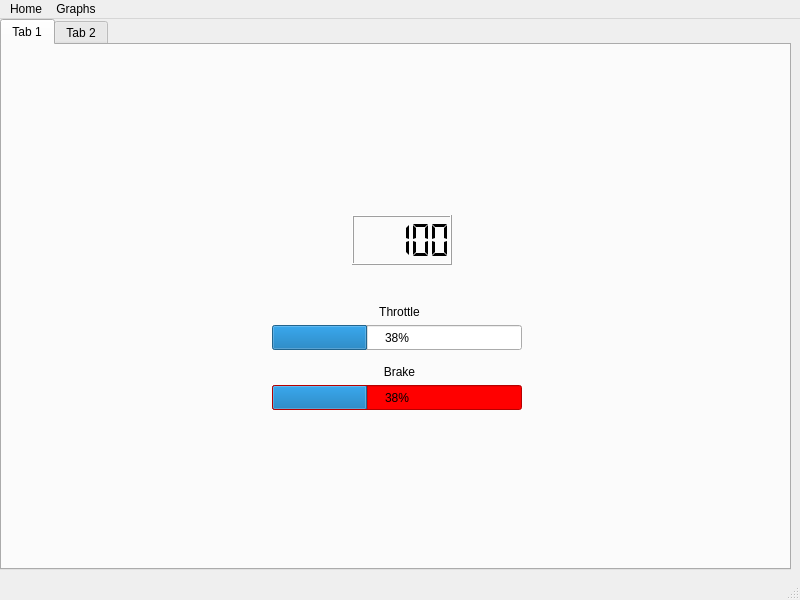
<?xml version="1.0" encoding="UTF-8"?>
<ui version="4.0">
 <class>MainWindow</class>
 <widget class="QMainWindow" name="MainWindow">
  <property name="enabled">
   <bool>true</bool>
  </property>
  <property name="geometry">
   <rect>
    <x>0</x>
    <y>0</y>
    <width>800</width>
    <height>600</height>
   </rect>
  </property>
  <property name="minimumSize">
   <size>
    <width>800</width>
    <height>600</height>
   </size>
  </property>
  <property name="maximumSize">
   <size>
    <width>800</width>
    <height>600</height>
   </size>
  </property>
  <property name="windowTitle">
   <string>MainWindow</string>
  </property>
  <widget class="QWidget" name="centralwidget">
   <widget class="QTabWidget" name="tabWidget">
    <property name="geometry">
     <rect>
      <x>0</x>
      <y>0</y>
      <width>791</width>
      <height>551</height>
     </rect>
    </property>
    <property name="currentIndex">
     <number>0</number>
    </property>
    <widget class="QWidget" name="MainTab">
     <attribute name="title">
      <string>Tab 1</string>
     </attribute>
     <widget class="QLCDNumber" name="speed">
      <property name="geometry">
       <rect>
        <x>350</x>
        <y>170</y>
        <width>100</width>
        <height>50</height>
       </rect>
      </property>
      <property name="layoutDirection">
       <enum>Qt::LeftToRight</enum>
      </property>
      <property name="smallDecimalPoint">
       <bool>false</bool>
      </property>
      <property name="mode">
       <enum>QLCDNumber::Dec</enum>
      </property>
      <property name="segmentStyle">
       <enum>QLCDNumber::Flat</enum>
      </property>
      <property name="value" stdset="0">
       <double>100.000000000000000</double>
      </property>
     </widget>
     <widget class="QProgressBar" name="brakeBar">
      <property name="geometry">
       <rect>
        <x>270</x>
        <y>340</y>
        <width>250</width>
        <height>25</height>
       </rect>
      </property>
      <property name="palette">
       <palette>
        <active>
         <colorrole role="Button">
          <brush brushstyle="SolidPattern">
           <color alpha="255">
            <red>255</red>
            <green>0</green>
            <blue>0</blue>
           </color>
          </brush>
         </colorrole>
         <colorrole role="Base">
          <brush brushstyle="SolidPattern">
           <color alpha="255">
            <red>255</red>
            <green>0</green>
            <blue>0</blue>
           </color>
          </brush>
         </colorrole>
         <colorrole role="Window">
          <brush brushstyle="SolidPattern">
           <color alpha="255">
            <red>255</red>
            <green>0</green>
            <blue>0</blue>
           </color>
          </brush>
         </colorrole>
         <colorrole role="NoRole">
          <brush brushstyle="SolidPattern">
           <color alpha="255">
            <red>255</red>
            <green>0</green>
            <blue>0</blue>
           </color>
          </brush>
         </colorrole>
        </active>
        <inactive>
         <colorrole role="Button">
          <brush brushstyle="SolidPattern">
           <color alpha="255">
            <red>255</red>
            <green>0</green>
            <blue>0</blue>
           </color>
          </brush>
         </colorrole>
         <colorrole role="Base">
          <brush brushstyle="SolidPattern">
           <color alpha="255">
            <red>255</red>
            <green>0</green>
            <blue>0</blue>
           </color>
          </brush>
         </colorrole>
         <colorrole role="Window">
          <brush brushstyle="SolidPattern">
           <color alpha="255">
            <red>255</red>
            <green>0</green>
            <blue>0</blue>
           </color>
          </brush>
         </colorrole>
         <colorrole role="NoRole">
          <brush brushstyle="SolidPattern">
           <color alpha="255">
            <red>255</red>
            <green>0</green>
            <blue>0</blue>
           </color>
          </brush>
         </colorrole>
        </inactive>
        <disabled>
         <colorrole role="Button">
          <brush brushstyle="SolidPattern">
           <color alpha="255">
            <red>255</red>
            <green>0</green>
            <blue>0</blue>
           </color>
          </brush>
         </colorrole>
         <colorrole role="Base">
          <brush brushstyle="SolidPattern">
           <color alpha="255">
            <red>255</red>
            <green>0</green>
            <blue>0</blue>
           </color>
          </brush>
         </colorrole>
         <colorrole role="Window">
          <brush brushstyle="SolidPattern">
           <color alpha="255">
            <red>255</red>
            <green>0</green>
            <blue>0</blue>
           </color>
          </brush>
         </colorrole>
         <colorrole role="NoRole">
          <brush brushstyle="SolidPattern">
           <color alpha="255">
            <red>255</red>
            <green>0</green>
            <blue>0</blue>
           </color>
          </brush>
         </colorrole>
        </disabled>
       </palette>
      </property>
      <property name="autoFillBackground">
       <bool>false</bool>
      </property>
      <property name="styleSheet">
       <string notr="true">background-color: red;</string>
      </property>
      <property name="value">
       <number>38</number>
      </property>
      <property name="alignment">
       <set>Qt::AlignCenter</set>
      </property>
      <property name="textVisible">
       <bool>true</bool>
      </property>
      <property name="orientation">
       <enum>Qt::Horizontal</enum>
      </property>
      <property name="textDirection">
       <enum>QProgressBar::TopToBottom</enum>
      </property>
     </widget>
     <widget class="QLabel" name="throttleLabel">
      <property name="geometry">
       <rect>
        <x>374</x>
        <y>260</y>
        <width>47</width>
        <height>13</height>
       </rect>
      </property>
      <property name="text">
       <string>Throttle</string>
      </property>
      <property name="alignment">
       <set>Qt::AlignCenter</set>
      </property>
     </widget>
     <widget class="QLabel" name="brakeLabel">
      <property name="geometry">
       <rect>
        <x>374</x>
        <y>320</y>
        <width>47</width>
        <height>13</height>
       </rect>
      </property>
      <property name="text">
       <string>Brake</string>
      </property>
      <property name="alignment">
       <set>Qt::AlignCenter</set>
      </property>
     </widget>
     <widget class="QProgressBar" name="throttleBar">
      <property name="geometry">
       <rect>
        <x>270</x>
        <y>280</y>
        <width>250</width>
        <height>25</height>
       </rect>
      </property>
      <property name="value">
       <number>38</number>
      </property>
      <property name="alignment">
       <set>Qt::AlignCenter</set>
      </property>
      <property name="textVisible">
       <bool>true</bool>
      </property>
      <property name="orientation">
       <enum>Qt::Horizontal</enum>
      </property>
      <property name="textDirection">
       <enum>QProgressBar::TopToBottom</enum>
      </property>
     </widget>
    </widget>
    <widget class="QWidget" name="Graphs">
     <attribute name="title">
      <string>Tab 2</string>
     </attribute>
    </widget>
   </widget>
  </widget>
  <widget class="QMenuBar" name="menubar">
   <property name="geometry">
    <rect>
     <x>0</x>
     <y>0</y>
     <width>800</width>
     <height>21</height>
    </rect>
   </property>
   <widget class="QMenu" name="menuHome">
    <property name="title">
     <string>Home</string>
    </property>
   </widget>
   <widget class="QMenu" name="menuGraphs">
    <property name="title">
     <string>Graphs</string>
    </property>
    <addaction name="actionThrottle"/>
    <addaction name="actionTire_Deg"/>
   </widget>
   <addaction name="menuHome"/>
   <addaction name="menuGraphs"/>
  </widget>
  <widget class="QStatusBar" name="statusbar"/>
  <action name="actionThrottle">
   <property name="text">
    <string>Throttle</string>
   </property>
  </action>
  <action name="actionTire_Deg">
   <property name="text">
    <string>Tire Deg</string>
   </property>
  </action>
 </widget>
 <resources/>
 <connections/>
</ui>
